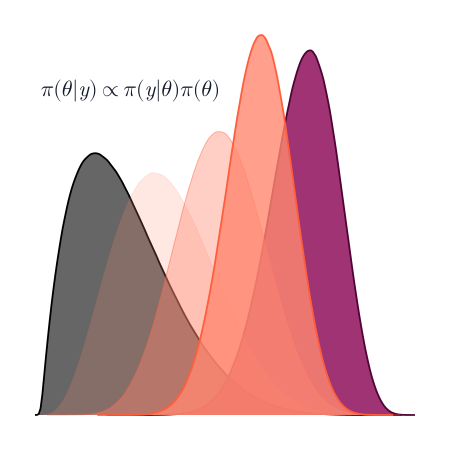

Write the Julia code that produced this figure.
using CairoMakie

using Distributions

using Random

using Colors

using LaTeXStrings

plum, orange, grey = colorant"#870052", colorant"#FF876F", colorant"#666666"

p = 0.6

rng = Xoshiro(200)
x = rand(rng, Bernoulli(p), 24)

α, β = 2, 7

n_samples = Int(3e7)

prior = Beta(α, β)

prior_samples = rand(prior, n_samples)

likelihood_samples = rand(Beta(1 + sum(x), 1 + sum(x .== 0)), n_samples)

keep_idx = [3, 10, 24]

posterior_samples = []

for i in eachindex(x)
    i in keep_idx || continue
    v = collect(Iterators.take(x, i))
    push!(posterior_samples, rand(Beta(α + sum(v), β + sum(v .== 0)), n_samples))
end

max_alpha_fill = 0.8
max_alpha_stroke = 1.0
max_strokewidth = 1.8

fig = Figure(backgroundcolor=:transparent)

colsize!(fig.layout, 1, Aspect(1, 1.0))
resize_to_layout!(fig)

ax = Axis(
    fig[1, 1],
    backgroundcolor=:transparent
)
density!(
    prior_samples,
    color=grey,
    strokewidth=max_strokewidth,
    strokecolor=(:black, max_alpha_stroke)
)

density!(
    likelihood_samples,
    color=(plum, max_alpha_fill),
    strokewidth=max_strokewidth,
    strokecolor=(colorant"#4F0433", max_alpha_stroke)
)

opacity_triplet(x) = [x / 4, x / 2, x]
alphas_fill = opacity_triplet(max_alpha_fill)
alphas_stroke = opacity_triplet(max_alpha_stroke)
strokewidth = opacity_triplet(max_strokewidth)

for i in eachindex(keep_idx)
    density!(
        posterior_samples[i],
        color=(orange, alphas_fill[i]),
        strokewidth=strokewidth[i],
        strokecolor=(colorant"#FF5E3D", alphas_stroke[i])
    )
end

hidedecorations!(ax)
hidespines!(ax)

save(joinpath(@__DIR__, "updating_simple.svg"), fig)

text!(0.0, 3.8, text=L"\pi(\theta | y) \propto \pi(y | \theta) \pi(\theta)", color=colorant"#111828", fontsize=22)

save(joinpath(@__DIR__, "updating.svg"), fig)
